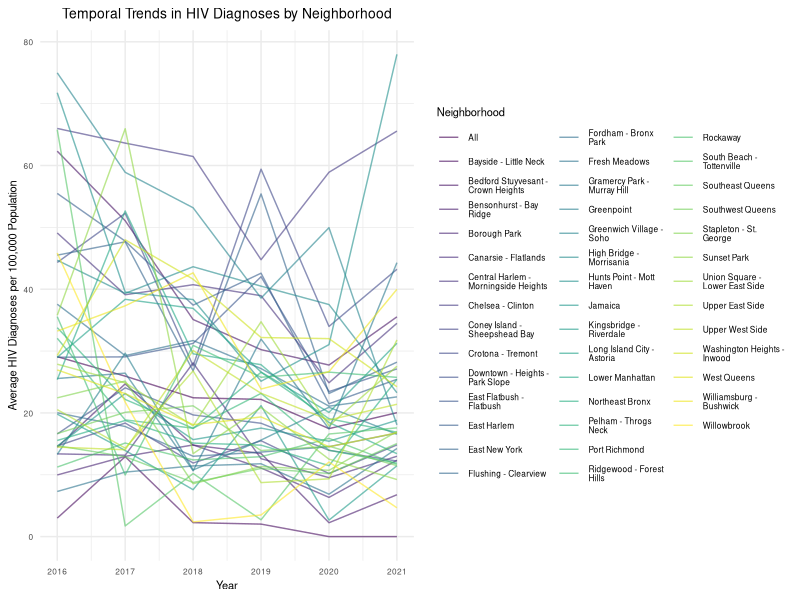
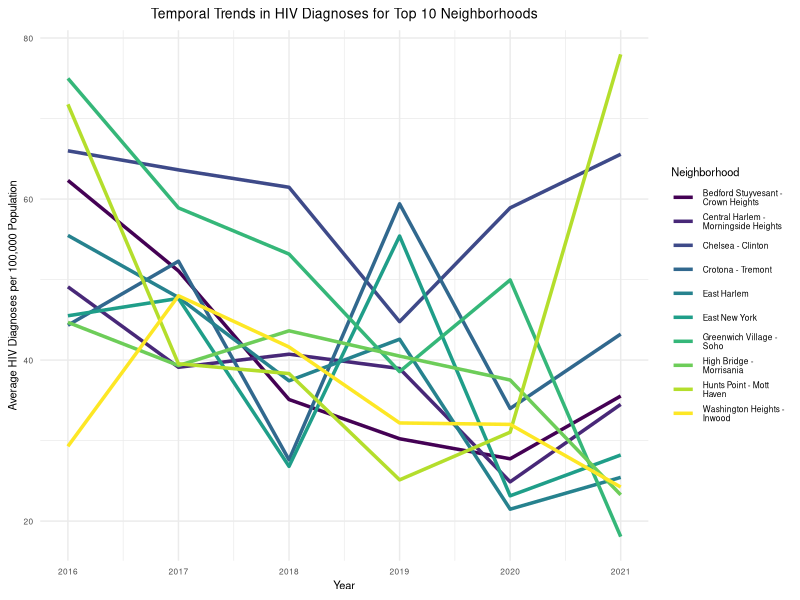
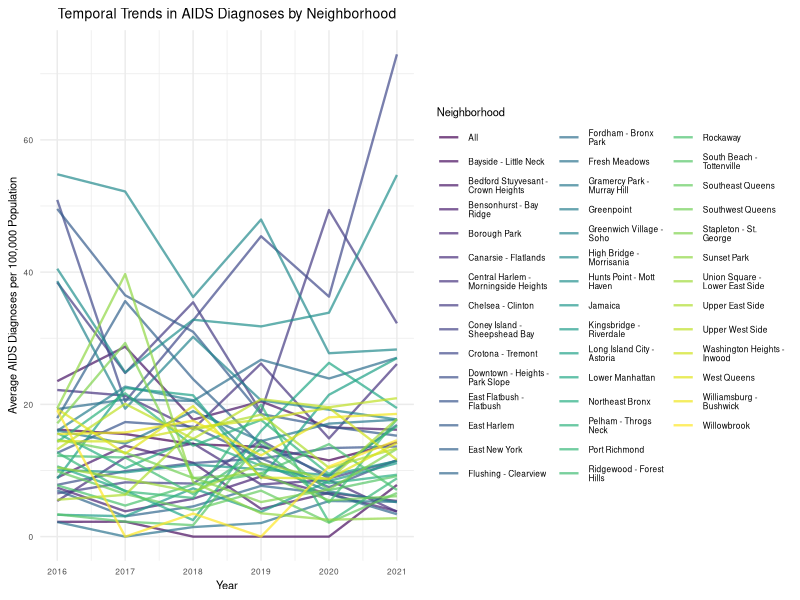
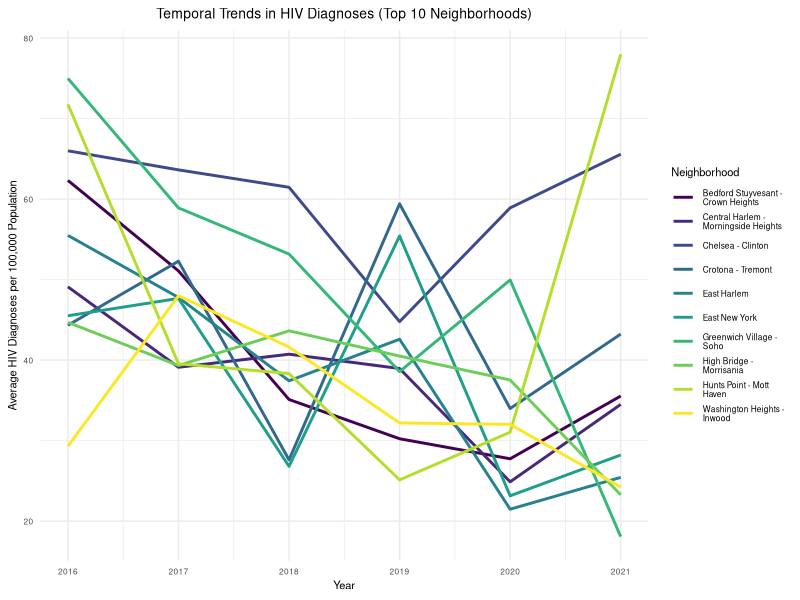
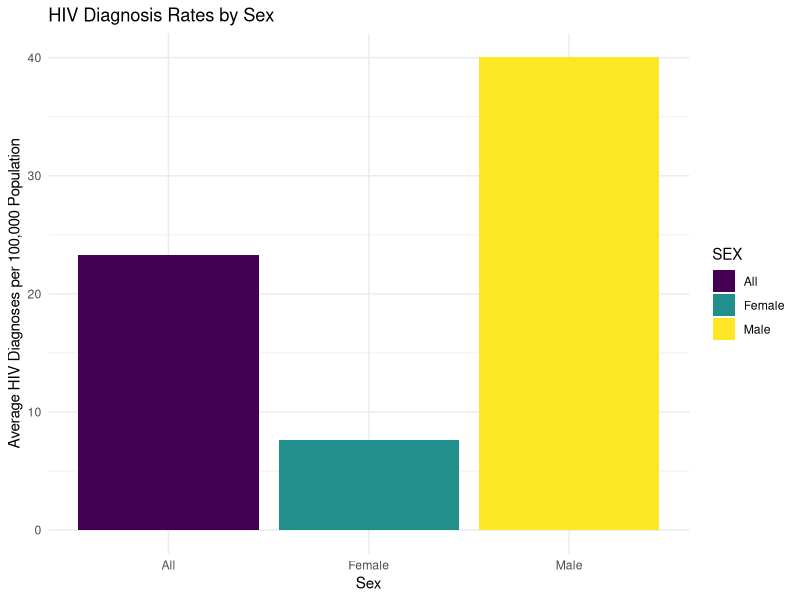
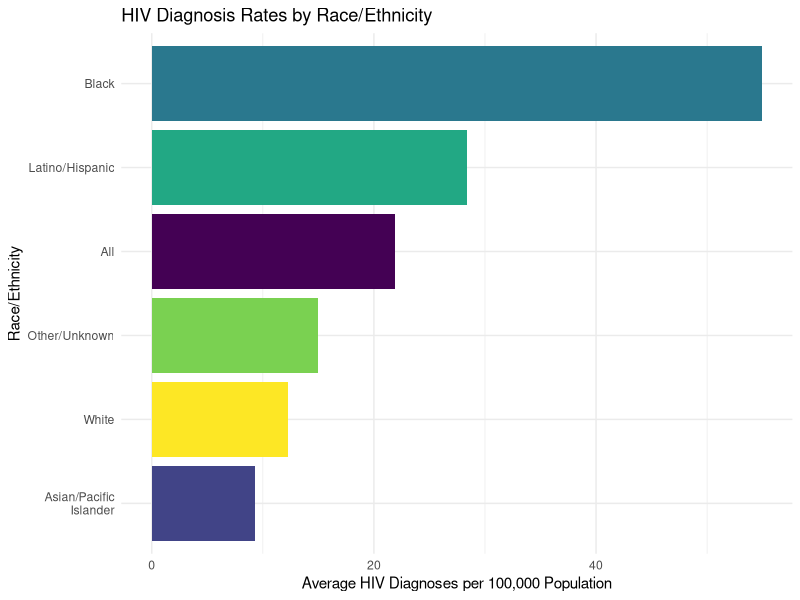
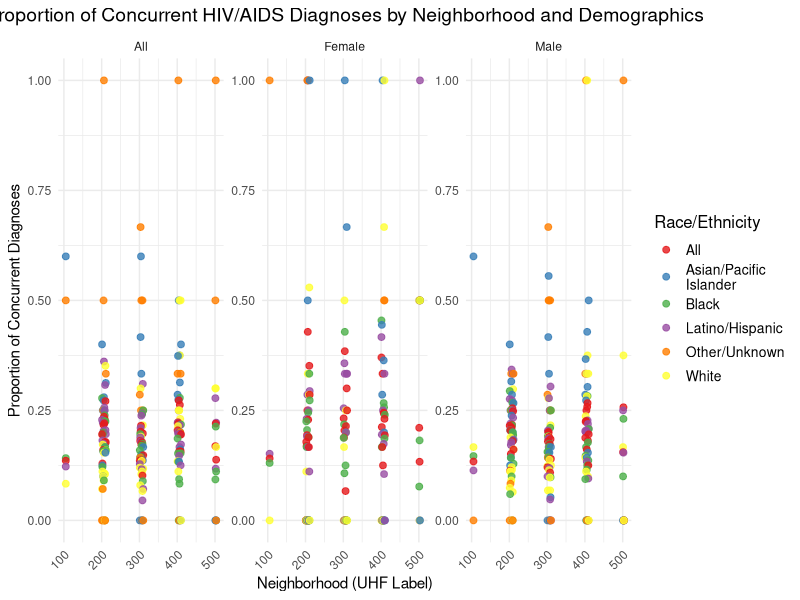
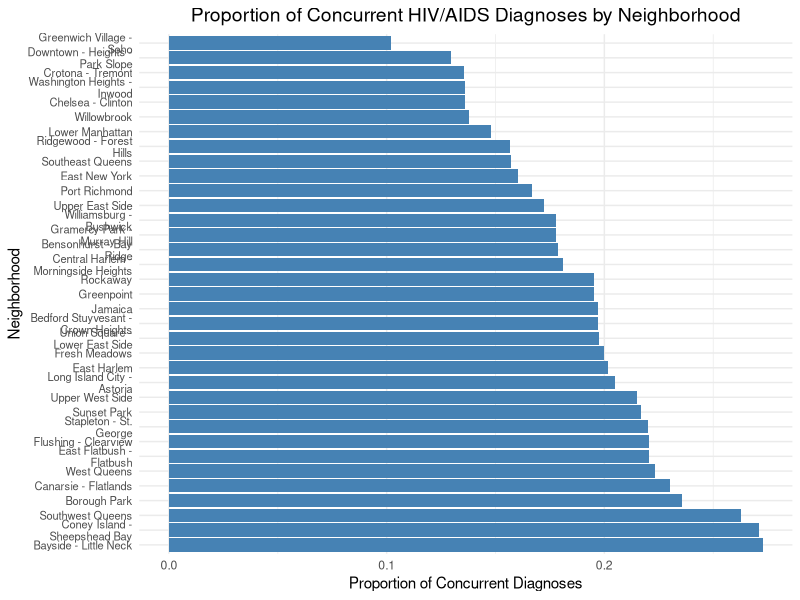

Recreate these plots in R, in order.
## ---- chunk 1
knitr::opts_chunk$set(echo = TRUE)
knitr::opts_chunk$set(message=FALSE)
knitr::opts_chunk$set(warning=FALSE)
## ---- chunk 2
library(tidyverse)

knitr::opts_chunk$set(
  fig.width = 6,
  fig.asp = .6,
  out.width = "90%"
)

theme_set(theme_minimal() + theme(legend.position = "bottom"))

options(
  ggplot2.continuous.colour = "viridis",
  ggplot2.continuous.fill = "viridis"
)

scale_colour_discrete = scale_colour_viridis_d
scale_fill_discrete = scale_fill_viridis_d
## ---- chunk 3
# Load required libraries
library(tidyverse)
library(ggplot2)
library(broom)

# Load the dataset
hiv_data <- read.csv("data/HIV_AIDS_Diagnoses_by_Neighborhood__Sex__and_Race_Ethnicity_20241118.csv")

UHF <- read.csv("data/UHF_Neighborhoods.csv")

## ---- chunk 4
# Clean and prepare the dataset
hiv_data <- hiv_data %>%
  mutate(
    YEAR = as.numeric(YEAR),
    Neighborhood = as.character(Neighborhood..U.H.F.), # Correct column for neighborhood
    HIV_Diagnoses = as.numeric(HIV.DIAGNOSES.PER.100.000.POPULATION),
    AIDS_Diagnoses = as.numeric(AIDS.DIAGNOSES.PER.100.000.POPULATION)
  ) %>%
  filter(YEAR >= 2016, !is.na(HIV_Diagnoses), !is.na(AIDS_Diagnoses)) # Keep only data from 2016 onwards

## ---- chunk 5
# Aggregate HIV and AIDS diagnoses
hiv_trends <- hiv_data %>%
  group_by(YEAR, Neighborhood) %>%
  summarise(
    avg_hiv_rate = mean(HIV_Diagnoses, na.rm = TRUE),
    avg_aids_rate = mean(AIDS_Diagnoses, na.rm = TRUE)
  ) %>%
  ungroup()

# Preview the aggregated data
head(hiv_trends)
## ---- chunk 6
# Plot HIV diagnosis trends by neighborhood
ggplot(hiv_trends, aes(x = YEAR, y = avg_hiv_rate, group = Neighborhood, color = Neighborhood)) +
  geom_line(size = 0.5, alpha = 0.6) + 
  labs(
    title = "Temporal Trends in HIV Diagnoses by Neighborhood",
    x = "Year",
    y = "Average HIV Diagnoses per 100,000 Population",
    color = "Neighborhood"
  ) +
  theme_minimal() +
  theme(
    legend.position = "right",
    legend.text = element_text(size = 6), 
    legend.title = element_text(size = 8),
    plot.title = element_text(hjust = 0.5, size = 10), 
    axis.text = element_text(size = 6),  
    axis.title = element_text(size = 8)  
  )


## ---- chunk 7
# Calculate the mean HIV diagnosis rate for each neighborhood
top_neighborhoods <- hiv_data %>%
  group_by(Neighborhood) %>%
  summarise(mean_hiv_rate = mean(HIV_Diagnoses, na.rm = TRUE)) %>%
  arrange(desc(mean_hiv_rate)) %>%
  slice(1:10) %>%
  pull(Neighborhood)

# Filter the dataset for the top 10 neighborhoods
filtered_hiv_data <- hiv_data %>%
  filter(Neighborhood %in% top_neighborhoods)

# Aggregate HIV diagnoses for the top 10 neighborhoods
top_hiv_trends <- filtered_hiv_data %>%
  group_by(YEAR, Neighborhood) %>%
  summarise(
    avg_hiv_rate = mean(HIV_Diagnoses, na.rm = TRUE)
  ) %>%
  ungroup()

# Preview the aggregated data
head(top_hiv_trends)

# Plot HIV diagnosis trends for the top 10 neighborhoods
ggplot(top_hiv_trends, aes(x = YEAR, y = avg_hiv_rate, group = Neighborhood, color = Neighborhood)) +
  geom_line(size = 1.2) +
  labs(
    title = "Temporal Trends in HIV Diagnoses for Top 10 Neighborhoods",
    x = "Year",
    y = "Average HIV Diagnoses per 100,000 Population",
    color = "Neighborhood"
  ) +
  theme_minimal() +
  theme(
    legend.position = "right",
    legend.text = element_text(size = 6), 
    legend.title = element_text(size = 8),
    plot.title = element_text(hjust = 0.5, size = 10), 
    axis.text = element_text(size = 6),  
    axis.title = element_text(size = 8)  
  )

## ---- chunk 8
# Plot AIDS diagnosis trends by neighborhood with a legend
ggplot(hiv_trends, aes(x = YEAR, y = avg_aids_rate, group = Neighborhood, color = Neighborhood)) +
  geom_line(size = 0.8, alpha = 0.7) +
  labs(
    title = "Temporal Trends in AIDS Diagnoses by Neighborhood",
    x = "Year",
    y = "Average AIDS Diagnoses per 100,000 Population",
    color = "Neighborhood"
  ) +
  theme_minimal() +
  theme(
    legend.position = "right",
    legend.text = element_text(size = 6), 
    legend.title = element_text(size = 8),
    plot.title = element_text(hjust = 0.5, size = 10), 
    axis.text = element_text(size = 6),  
    axis.title = element_text(size = 8)  
  )

## ---- chunk 9
# Calculate mean rates for each neighborhood
top_hiv_neighborhoods <- hiv_data %>%
  group_by(Neighborhood) %>%
  summarise(mean_hiv_rate = mean(HIV_Diagnoses, na.rm = TRUE)) %>%
  arrange(desc(mean_hiv_rate)) %>%
  slice(1:10) %>%
  pull(Neighborhood)

top_aids_neighborhoods <- hiv_data %>%
  group_by(Neighborhood) %>%
  summarise(mean_aids_rate = mean(AIDS_Diagnoses, na.rm = TRUE)) %>%
  arrange(desc(mean_aids_rate)) %>%
  slice(1:10) %>%
  pull(Neighborhood)

# Filter the dataset for top 10 neighborhoods
filtered_hiv_trends <- hiv_data %>%
  filter(Neighborhood %in% top_hiv_neighborhoods) %>%
  group_by(YEAR, Neighborhood) %>%
  summarise(avg_hiv_rate = mean(HIV_Diagnoses, na.rm = TRUE)) %>%
  ungroup()

filtered_aids_trends <- hiv_data %>%
  filter(Neighborhood %in% top_aids_neighborhoods) %>%
  group_by(YEAR, Neighborhood) %>%
  summarise(avg_aids_rate = mean(AIDS_Diagnoses, na.rm = TRUE)) %>%
  ungroup()

# Plot HIV diagnosis trends
ggplot(filtered_hiv_trends, aes(x = YEAR, y = avg_hiv_rate, group = Neighborhood, color = Neighborhood)) +
  geom_line(size = 1) +
  labs(
    title = "Temporal Trends in HIV Diagnoses (Top 10 Neighborhoods)",
    x = "Year",
    y = "Average HIV Diagnoses per 100,000 Population",
    color = "Neighborhood"
  ) +
  theme_minimal() +
  theme(
    legend.position = "right",
    legend.text = element_text(size = 6), 
    legend.title = element_text(size = 8),
    plot.title = element_text(hjust = 0.5, size = 10), 
    axis.text = element_text(size = 6),  
    axis.title = element_text(size = 8)  
  )
## ---- chunk 10
# Fit a linear regression model for year predicting HIV diagnosis rates
hiv_lm <- lm(avg_hiv_rate ~ YEAR, data = hiv_trends)

# Summarize the regression model
hiv_lm_summary <- summary(hiv_lm)

# Display regression coefficients
tidy(hiv_lm) %>%
  select(term, estimate, std.error, p.value) %>%
  mutate(p.value = format(p.value, scientific = TRUE)) %>%  # Show exact p-value in scientific notation
  knitr::kable(digits = 10)

# Identify neighborhoods with consistently high HIV diagnosis rates
high_hiv_neighborhoods <- hiv_trends %>%
  group_by(Neighborhood) %>%
  summarise(mean_hiv_rate = mean(avg_hiv_rate, na.rm = TRUE)) %>%
  arrange(desc(mean_hiv_rate)) %>%
  filter(mean_hiv_rate > quantile(mean_hiv_rate, 0.9)) # Top 10% neighborhoods

# Display the neighborhoods with high HIV rates
high_hiv_neighborhoods %>%
  knitr::kable(digits = 2)

## ---- chunk 11

tidy(hiv_lm) %>%
  select(term, estimate, std.error, p.value) %>%
  mutate(p.value = format(p.value, scientific = TRUE)) %>%  # Show exact p-value in scientific notation
  knitr::kable(digits = 10)

## ---- chunk 12
# Group by sex and calculate average HIV diagnoses
hiv_by_sex <- hiv_data %>%
  group_by(SEX) %>%
  summarise(avg_hiv_rate = mean(HIV_Diagnoses, na.rm = TRUE)) %>%
  arrange(desc(avg_hiv_rate))

# Group by race/ethnicity and calculate average HIV diagnoses
hiv_by_race <- hiv_data %>%
  group_by(RACE.ETHNICITY) %>%
  summarise(avg_hiv_rate = mean(HIV_Diagnoses, na.rm = TRUE)) %>%
  arrange(desc(avg_hiv_rate))

# Display the summaries
hiv_by_sex %>%
  knitr::kable(digits = 2, caption = "Average HIV Diagnosis Rates by Sex")

hiv_by_race %>%
  knitr::kable(digits = 2, caption = "Average HIV Diagnosis Rates by Race/Ethnicity")

# Bar plot for HIV diagnosis rates by sex
ggplot(hiv_by_sex, aes(x = SEX, y = avg_hiv_rate, fill = SEX)) +
  geom_bar(stat = "identity") +
  labs(
    title = "HIV Diagnosis Rates by Sex",
    x = "Sex",
    y = "Average HIV Diagnoses per 100,000 Population"
  ) +
  theme_minimal()

# Bar plot for HIV diagnosis rates by race/ethnicity
ggplot(hiv_by_race, aes(x = reorder(RACE.ETHNICITY, avg_hiv_rate), y = avg_hiv_rate, fill = RACE.ETHNICITY)) +
  geom_bar(stat = "identity") +
  coord_flip() + # Flip for better readability
  labs(
    title = "HIV Diagnosis Rates by Race/Ethnicity",
    x = "Race/Ethnicity",
    y = "Average HIV Diagnoses per 100,000 Population"
  ) +
  theme_minimal() +
  theme(legend.position = "none")

## ---- chunk 13
# Fit a linear regression model for HIV diagnosis rates
hiv_lm <- lm(HIV_Diagnoses ~ SEX + RACE.ETHNICITY, data = hiv_data)

# Summarize the regression model
hiv_lm_summary <- summary(hiv_lm)

# Display regression coefficients
tidy(hiv_lm) %>%
  select(term, estimate, std.error, p.value) %>%
  mutate(p.value = format(p.value, scientific = TRUE)) %>%
  knitr::kable(digits = 3, caption = "Linear Regression: Predicting HIV Diagnoses")


## ---- chunk 14
# Fit a multivariate regression model adjusting for year and neighborhood
hiv_multivariate_lm <- lm(HIV_Diagnoses ~ SEX + RACE.ETHNICITY + YEAR + Neighborhood..U.H.F., data = hiv_data)

# Summarize the multivariate regression model
tidy(hiv_multivariate_lm) %>%
  select(term, estimate, std.error, p.value) %>%
  mutate(p.value = format(p.value, scientific = TRUE)) %>%
  knitr::kable(digits = 10, caption = "Multivariate Regression: Adjusting for Confounders")


## ---- chunk 15
# load the package
library(dplyr)
library(ggplot2)
library(sf)
library(RColorBrewer)

# import dataset
Merged_HIV_UHF_Data <- read.csv("Merged_HIV_UHF_Data.csv")
## ---- chunk 16
# create summary data for concurrent HIV/AIDS diagnosis
summary_data <- Merged_HIV_UHF_Data %>%
  group_by(uhf_label, sex, race_ethnicity) %>%
  summarize(
    total_concurrent_hiv_aids = sum(total_number_of_concurrent_hiv_aids_diagnoses, na.rm = TRUE),
    total_hiv_diagnoses = sum(total_number_of_hiv_diagnoses, na.rm = TRUE),
    proportion_concurrent = total_concurrent_hiv_aids / total_hiv_diagnoses
  ) %>%
  arrange(desc(proportion_concurrent))
## ---- chunk 17
# Fit the linear regression model
lm_model <- lm(proportion_concurrent ~ uhf_label + sex + race_ethnicity, data = summary_data)

# Summary of the linear regression model
summary(lm_model)
## ---- chunk 18
coeff_table <- summary(lm_model)$coefficients
coeff_table <- as.data.frame(coeff_table)
colnames(coeff_table) <- c("Estimate", "Std. Error", "t value", "Pr(>|t|)")

# Add significance levels
coeff_table$Significance <- cut(coeff_table$`Pr(>|t|)`, 
                                breaks = c(-Inf, 0.001, 0.01, 0.05, 0.1, Inf), 
                                labels = c("***", "**", "*", ".", " "))

# View the coefficient table
print(coeff_table)
## ---- chunk 19
ggplot(summary_data, aes(x = uhf_label, y = proportion_concurrent, color = race_ethnicity)) +
  geom_point(size = 2, alpha = 0.8) +  # Keep points for visibility
  facet_wrap(~ sex, scales = "free_y") +  # Separate panels for each sex
  labs(
    title = "Proportion of Concurrent HIV/AIDS Diagnoses by Neighborhood and Demographics",
    x = "Neighborhood (UHF Label)",
    y = "Proportion of Concurrent Diagnoses",
    color = "Race/Ethnicity"
  ) +
  theme_minimal() +
  theme(
    axis.text.x = element_text(angle = 45, hjust = 1),
    plot.title = element_text(hjust = 0.5, size = 14),
    legend.title = element_text(size = 12),
    legend.text = element_text(size = 10)
  ) +
  scale_color_brewer(palette = "Set1")
## ---- chunk 20
# neighborhood summary
neighborhood_summary <- Merged_HIV_UHF_Data %>%
  group_by(neighborhood_u_h_f) %>%
  summarize(
    total_concurrent_hiv_aids = sum(total_number_of_concurrent_hiv_aids_diagnoses, na.rm = TRUE),
    total_hiv_diagnoses = sum(total_number_of_hiv_diagnoses, na.rm = TRUE),
    proportion_concurrent = total_concurrent_hiv_aids / total_hiv_diagnoses
  ) %>%
  arrange(desc(proportion_concurrent))

print(neighborhood_summary)
## ---- chunk 21
# visualization of Proportion of Concurrent HIV/AIDS Diagnoses by Neighborhood
ggplot(neighborhood_summary, aes(x = reorder(neighborhood_u_h_f, -proportion_concurrent), y = proportion_concurrent)) +
  geom_bar(stat = "identity", fill = "steelblue") +
  coord_flip() +  
  labs(
    title = "Proportion of Concurrent HIV/AIDS Diagnoses by Neighborhood",
    x = "Neighborhood",
    y = "Proportion of Concurrent Diagnoses"
  ) +
  theme_minimal() +
  theme(
    axis.text.y = element_text(size = 8),
    plot.title = element_text(hjust = 0.5, size = 14)
  )
